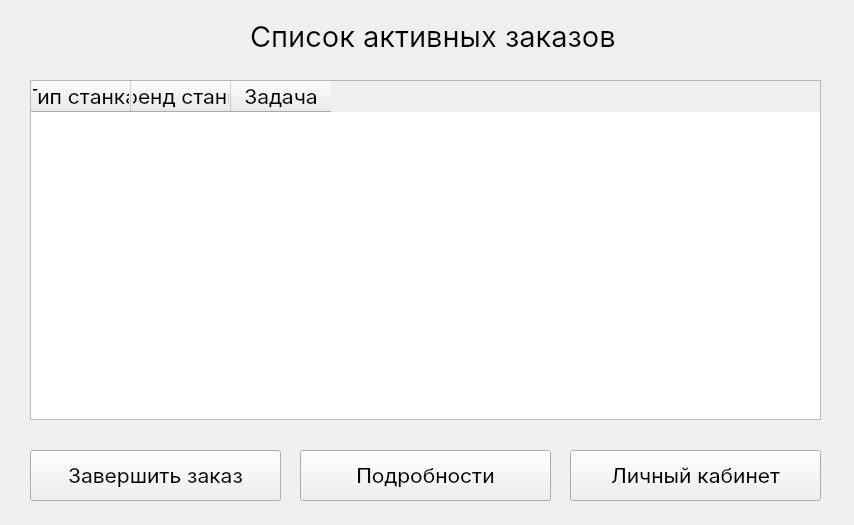
<?xml version="1.0" encoding="UTF-8"?>
<ui version="4.0">
 <class>ActiveOrdersListWindow</class>
 <widget class="QWidget" name="ActiveOrdersListWindow">
  <property name="geometry">
   <rect>
    <x>0</x>
    <y>0</y>
    <width>854</width>
    <height>525</height>
   </rect>
  </property>
  <property name="sizePolicy">
   <sizepolicy hsizetype="Fixed" vsizetype="Ignored">
    <horstretch>0</horstretch>
    <verstretch>0</verstretch>
   </sizepolicy>
  </property>
  <property name="minimumSize">
   <size>
    <width>854</width>
    <height>525</height>
   </size>
  </property>
  <property name="maximumSize">
   <size>
    <width>854</width>
    <height>525</height>
   </size>
  </property>
  <property name="palette">
   <palette>
    <active/>
    <inactive/>
    <disabled/>
   </palette>
  </property>
  <property name="windowTitle">
   <string>Список активных заказов</string>
  </property>
  <widget class="QLabel" name="list_active_orders_label">
   <property name="geometry">
    <rect>
     <x>250</x>
     <y>10</y>
     <width>491</width>
     <height>51</height>
    </rect>
   </property>
   <property name="font">
    <font>
     <family>Inter</family>
     <pointsize>22</pointsize>
    </font>
   </property>
   <property name="text">
    <string>Список активных заказов</string>
   </property>
  </widget>
  <widget class="QPushButton" name="go_area_button">
   <property name="geometry">
    <rect>
     <x>570</x>
     <y>450</y>
     <width>251</width>
     <height>51</height>
    </rect>
   </property>
   <property name="font">
    <font>
     <family>Inter</family>
     <pointsize>16</pointsize>
    </font>
   </property>
   <property name="text">
    <string>Личный кабинет</string>
   </property>
  </widget>
  <widget class="QPushButton" name="complete_order_button">
   <property name="geometry">
    <rect>
     <x>30</x>
     <y>450</y>
     <width>251</width>
     <height>51</height>
    </rect>
   </property>
   <property name="font">
    <font>
     <family>Inter</family>
     <pointsize>16</pointsize>
    </font>
   </property>
   <property name="text">
    <string>Завершить заказ</string>
   </property>
  </widget>
  <widget class="QTableWidget" name="orders_table_widget">
   <property name="geometry">
    <rect>
     <x>30</x>
     <y>80</y>
     <width>791</width>
     <height>340</height>
    </rect>
   </property>
   <property name="sizePolicy">
    <sizepolicy hsizetype="Fixed" vsizetype="Fixed">
     <horstretch>0</horstretch>
     <verstretch>0</verstretch>
    </sizepolicy>
   </property>
   <property name="font">
    <font>
     <family>Inter</family>
     <pointsize>16</pointsize>
    </font>
   </property>
   <property name="editTriggers">
    <set>QAbstractItemView::NoEditTriggers</set>
   </property>
   <property name="selectionMode">
    <enum>QAbstractItemView::SingleSelection</enum>
   </property>
   <property name="selectionBehavior">
    <enum>QAbstractItemView::SelectRows</enum>
   </property>
   <property name="gridStyle">
    <enum>Qt::SolidLine</enum>
   </property>
   <attribute name="verticalHeaderVisible">
    <bool>false</bool>
   </attribute>
   <column>
    <property name="text">
     <string>Тип станка</string>
    </property>
    <property name="font">
     <font>
      <family>Inter</family>
      <pointsize>16</pointsize>
     </font>
    </property>
    <property name="background">
     <color>
      <red>255</red>
      <green>255</green>
      <blue>255</blue>
     </color>
    </property>
   </column>
   <column>
    <property name="text">
     <string>Бренд станка</string>
    </property>
    <property name="font">
     <font>
      <family>Inter</family>
      <pointsize>16</pointsize>
     </font>
    </property>
    <property name="background">
     <color>
      <red>255</red>
      <green>255</green>
      <blue>255</blue>
     </color>
    </property>
   </column>
   <column>
    <property name="text">
     <string>Задача</string>
    </property>
    <property name="font">
     <font>
      <family>Inter</family>
      <pointsize>16</pointsize>
     </font>
    </property>
    <property name="foreground">
     <brush brushstyle="NoBrush">
      <color alpha="255">
       <red>255</red>
       <green>255</green>
       <blue>255</blue>
      </color>
     </brush>
    </property>
   </column>
  </widget>
  <widget class="QPushButton" name="about_button">
   <property name="geometry">
    <rect>
     <x>300</x>
     <y>450</y>
     <width>251</width>
     <height>51</height>
    </rect>
   </property>
   <property name="font">
    <font>
     <family>Inter</family>
     <pointsize>16</pointsize>
    </font>
   </property>
   <property name="text">
    <string>Подробности</string>
   </property>
  </widget>
 </widget>
 <resources/>
 <connections/>
</ui>
